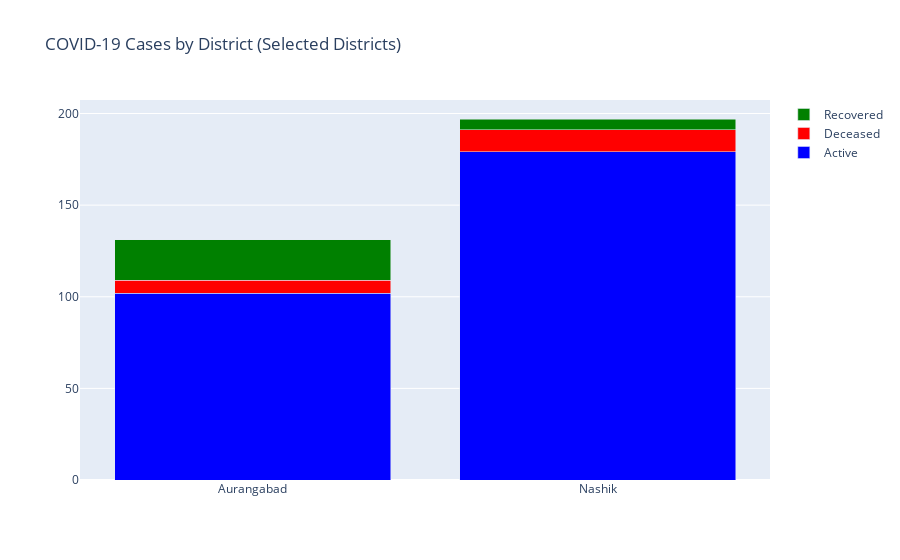

Notebook cell for this chart:
### Code cell
districts = ["Nashik", "Aurangabad"]

filtered_df = df[df['District'].isin(districts)]
generate_bar_chart(filtered_df, 'Selected Districts')

### Figure 1 — Plotly figure (JSON) as saved in the notebook; plotly's stock layout.template omitted (floating-point values rounded to 4 significant figures)
{"data": [{"marker": {"color": "blue"}, "name": "Active", "type": "bar", "x": ["Aurangabad", "Nashik"], "y": [102, 179]}, {"marker": {"color": "red"}, "name": "Deceased", "type": "bar", "x": ["Aurangabad", "Nashik"], "y": [7, 12]}, {"marker": {"color": "green"}, "name": "Recovered", "type": "bar", "x": ["Aurangabad", "Nashik"], "y": [22, 6]}], "layout": {"barmode": "stack", "title": {"text": "COVID-19 Cases by District (Selected Districts)"}, "xaxis": {"anchor": "y", "domain": [0, 1]}, "yaxis": {"anchor": "x", "domain": [0, 1]}}}
